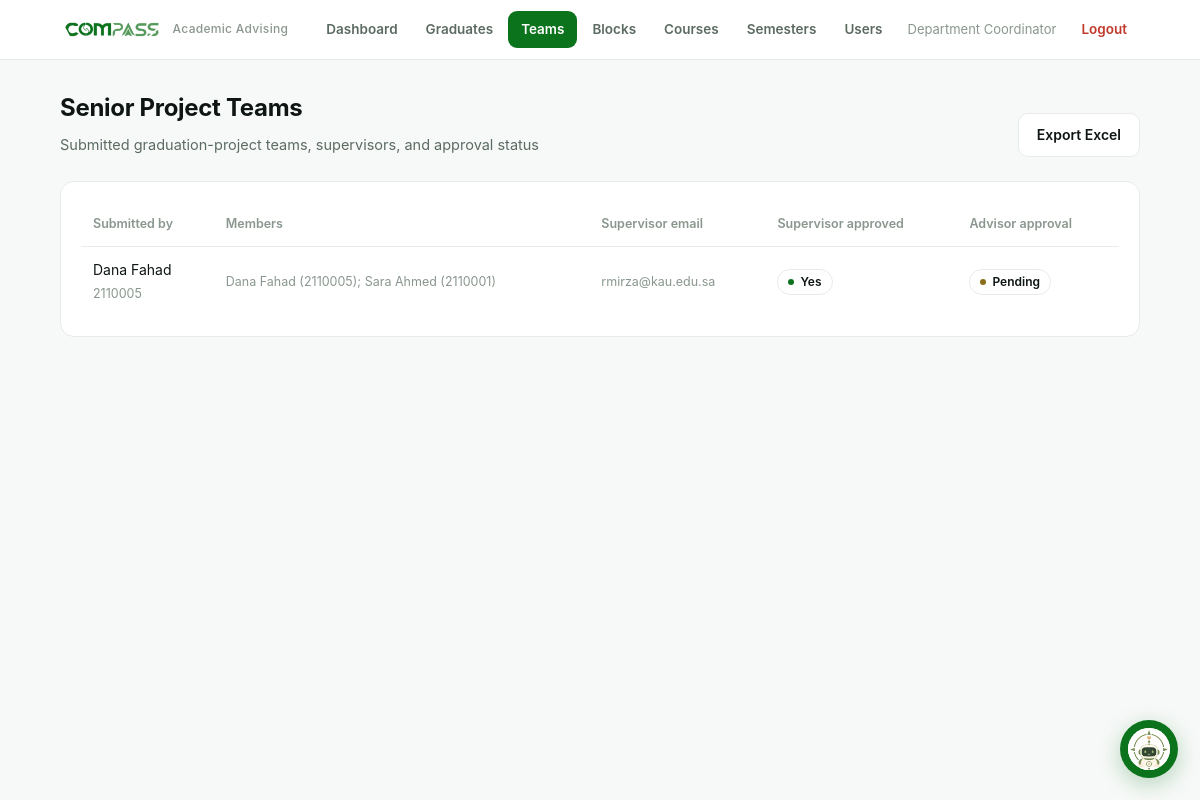
Screenshot of /admin/teams (signed in) with the database file from the repository.
### tables this page shows
CREATE TABLE users (
    id            INTEGER PRIMARY KEY AUTOINCREMENT,
    name          TEXT NOT NULL,
    email         TEXT NOT NULL UNIQUE,
    password_hash TEXT NOT NULL,
    role          TEXT NOT NULL CHECK(role IN ('student','advisor','admin'))
);

CREATE TABLE sp_teams (
    id                  INTEGER PRIMARY KEY AUTOINCREMENT,
    request_id          INTEGER REFERENCES requests(id),
    student_id          INTEGER NOT NULL REFERENCES students(id),
    m1_name TEXT, m1_id TEXT, m1_email TEXT,
    m2_name TEXT, m2_id TEXT, m2_email TEXT,
    m3_name TEXT, m3_id TEXT, m3_email TEXT,
    phone               TEXT,
    supervisor_email    TEXT,
    supervisor_approved INTEGER DEFAULT 0,
    comments            TEXT,
    created_at          TEXT DEFAULT CURRENT_TIMESTAMP
);

CREATE TABLE students (
    id                INTEGER PRIMARY KEY AUTOINCREMENT,
    user_id           INTEGER NOT NULL UNIQUE REFERENCES users(id),
    university_id     TEXT NOT NULL UNIQUE,
    level             INTEGER NOT NULL,
    track             TEXT,
    advisor_id        INTEGER REFERENCES users(id),
    admission_semester TEXT
);

CREATE TABLE requests (
    id           INTEGER PRIMARY KEY AUTOINCREMENT,
    student_id   INTEGER NOT NULL REFERENCES students(id),
    type         TEXT NOT NULL,
    title        TEXT NOT NULL,
    details      TEXT,
    eligible     INTEGER,
    status       TEXT NOT NULL DEFAULT 'pending' CHECK(status IN ('pending','approved','rejected')),
    advisor_note TEXT,
    created_at   TEXT DEFAULT CURRENT_TIMESTAMP
, grad_semester TEXT, block_id INTEGER);

### app.py (the view)
@app.route("/admin/teams")
@login_required("admin")
def admin_teams():
    return render_template("admin_teams.html", rows=teams_rows())

### app.py (called while the page is built)
@app.context_processor
def inject_student_nav():
    active = ENDPOINT_TO_TASK.get(request.endpoint)
    if request.endpoint == "student_task":
        active = request.view_args.get("key")
    if request.endpoint == "student_override":  # waiver shares the merged sidebar item
        active = "schedule_waiver"
    return {"student_tasks": STUDENT_TASKS, "active_task": active}

def current_user():
    uid = session.get("uid")
    if not uid:
        return None
    return get_db().execute("SELECT * FROM users WHERE id=?", (uid,)).fetchone()

@app.context_processor
def inject_user():
    return {"user": current_user()}

def login_required(role=None):
    def deco(view):
        @functools.wraps(view)
        def wrapped(*args, **kwargs):
            u = current_user()
            if not u:
                return redirect(url_for("login"))
            if role and u["role"] != role:
                abort(403)
            return view(*args, **kwargs)
        return wrapped
    return deco

def teams_rows():
    return get_db().execute(
        """SELECT t.*, u.name AS student, s.university_id, a.name AS advisor,
                  r.status AS req_status, r.advisor_note
           FROM sp_teams t
           JOIN students s ON s.id=t.student_id
           JOIN users u ON u.id=s.user_id
           LEFT JOIN users a ON a.id=s.advisor_id
           LEFT JOIN requests r ON r.id=t.request_id
           ORDER BY t.id DESC""").fetchall()

### db.py (called while the page is built)
def get_db():
    conn = sqlite3.connect(DB_PATH)
    conn.row_factory = sqlite3.Row
    conn.execute("PRAGMA foreign_keys = ON")
    return conn

### templates/admin_teams.html (shortened to what this page needs)
{% extends "base.html" %}
{% block content %}
<div style="display:flex; justify-content:space-between; align-items:center; flex-wrap:wrap; gap:10px">
  <div>
    <h1 class="page-title">Senior Project Teams</h1>
    <p class="page-sub">Submitted graduation-project teams, supervisors, and approval status</p>
  </div>
  <a class="btn ghost" href="{{ url_for('admin_teams_export') }}">Export Excel</a>
</div>
{% if rows %}
<div class="card table-wrap">
  <table>
    <thead>
      <tr><th>Submitted by</th><th>Members</th><th>Supervisor email</th>
          <th>Supervisor approved</th><th>Advisor approval</th></tr>
    </thead>
    <tbody>
      {% for r in rows %}
      <tr>
        <td>{{ r['student'] }}<br><span class="mini">{{ r['university_id'] }}</span></td>
        <td class="mini">
          {{ r['m1_name'] }} ({{ r['m1_id'] }});
          {{ r['m2_name'] }} ({{ r['m2_id'] }}){% if r['m3_name'] %}; {{ r['m3_name'] }} ({{ r['m3_id'] }}){% endif %}
        </td>
        <td class="mini">{{ r['supervisor_email'] }}</td>
        <td>{% if r['supervisor_approved'] %}<span class="badge approved">Yes</span>
            {% else %}<span class="badge pending">Pending</span>{% endif %}</td>
        <td><span class="badge {{ r['req_status'] }}">{{ STATUS_AR[r['req_status']] if r['req_status'] else '—' }}</span></td>
      </tr>
      {% endfor %}
    </tbody>
  </table>
</div>
{% else %}
<div class="card center mini">No teams submitted yet.</div>
{% endif %}
{% endblock %}

### templates/base.html (shortened to what this page needs)
<!doctype html>
<html lang="en">
<head>
  <link rel="stylesheet" href="{{ url_for('static', filename='styles.css') }}?v=10">
</head>
<body>
  {% if user %}
  <header class="topbar">
    <div class="topbar-inner">
      <a class="brand" href="{{ url_for('about') }}">
        <img src="{{ url_for('static', filename='logo.png') }}" alt="COMPASS">
        <span class="sub">Academic Advising</span>
      </a>
      <nav class="nav">
        {% set ep = request.endpoint %}
        {% if user['role'] == 'advisor' %}
          <a href="{{ url_for('advisor_students') }}" class="{{ 'active' if ep=='advisor_students' }}">My Students</a>
          <a href="{{ url_for('advisor_approvals') }}" class="{{ 'active' if ep=='advisor_approvals' }}">Approvals</a>
          <a href="{{ url_for('advisor_requests') }}" class="{{ 'active' if ep=='advisor_requests' }}">Requests</a>
          <a href="{{ url_for('advisor_stats') }}" class="{{ 'active' if ep in ['advisor_stats','advisor_stats_course'] }}">Statistics</a>
        {% elif user['role'] == 'admin' %}
          <a href="{{ url_for('admin_home') }}" class="{{ 'active' if ep=='admin_home' }}">Dashboard</a>
          <a href="{{ url_for('admin_graduates') }}" class="{{ 'active' if ep=='admin_graduates' }}">Graduates</a>
          <a href="{{ url_for('admin_teams') }}" class="{{ 'active' if ep=='admin_teams' }}">Teams</a>
          <a href="{{ url_for('admin_blocks') }}" class="{{ 'active' if ep=='admin_blocks' }}">Blocks</a>
          <a href="{{ url_for('admin_courses') }}" class="{{ 'active' if ep=='admin_courses' }}">Courses</a>
          <a href="{{ url_for('admin_semesters') }}" class="{{ 'active' if ep=='admin_semesters' }}">Semesters</a>
          <a href="{{ url_for('admin_users') }}" class="{{ 'active' if ep=='admin_users' }}">Users</a>
        {% endif %}
        <span class="who">{{ user['name'] }}</span>
        <a href="{{ url_for('logout') }}" class="logout">Logout</a>
      </nav>
    </div>
  </header>
  {% endif %}
  {% if user and user['role'] == 'student' %}
  <div class="shell">
    <aside class="sidebar">
      <div class="sidebar-title">My Tasks</div>
      {% for sec in student_tasks %}
        {% set sec_open = active_task in (sec['items'] | map(attribute='key') | list) %}
        <div class="side-group {{ 'open' if sec_open }}">
          <button type="button" class="side-section" onclick="this.parentElement.classList.toggle('open')">
            <span>{{ sec['section'] }}</span><span class="chev">›</span>
          </button>
          <div class="side-items">
            {% for it in sec['items'] %}
              {% set href = url_for(it['endpoint']) if it['endpoint'] else url_for('student_task', key=it['key']) %}
              <a class="side-link {{ 'active' if active_task == it['key'] }}" href="{{ href }}">
                <span class="lbl">{{ it['label'] }}</span>
                {% if it['status'] == 'soon' %}<span class="soon-dot">Soon</span>{% endif %}
              </a>
            {% endfor %}
          </div>
        </div>
      {% endfor %}
    </aside>
    <main class="content">
      {% with messages = get_flashed_messages(with_categories=true) %}
        {% for category, msg in messages %}<div class="flash {{ category }}">{{ msg }}</div>{% endfor %}
      {% endwith %}
      {% block student_content %}{% endblock %}
    </main>
  </div>
  {% else %}
  <main class="container">
    {% block content %}{% endblock %}
  </main>
  {% endif %}
  {% include '_bot.html' %}
</body>
</html>

### static/styles.css (style rules this page uses)
:root { --ink:#0e1512; --muted:#5c6b62; --faint:#8a978e; --line:#e7ece8; --bg:#f7f9f8; --white:#ffffff; --panel:#f2f6f3; --accent:#0b731c; --accent-2:#159a2b; --accent-soft:#eaf6ec; --blue:#2c5aa0; --blue-bg:#eef2fb; --purple:#6b3fa0; --purple-bg:#f4eefb; --amber:#8a6d1a; --amber-bg:#f7f0dd; --danger:#c0392b; --danger-bg:#fdecea; --radius:14px; --mono:"SF Mono",ui-monospace,"JetBrains Mono",Menlo,monospace; }
* { box-sizing:border-box }
html,body { margin:0;padding:0 }
body { font-family:"Inter","Segoe UI",Tahoma,-apple-system,Arial,sans-serif; background:var(--bg);color:var(--ink);line-height:1.7;direction:ltr; -webkit-font-smoothing:antialiased; }
a { color:var(--accent);text-decoration:none }
.topbar { background:rgba(255,255,255,.92);backdrop-filter:blur(8px); border-bottom:1px solid var(--line);position:sticky;top:0;z-index:20 }
.topbar-inner { max-width:1120px;margin:0 auto;padding:11px 20px; display:flex;align-items:center;gap:16px;flex-wrap:wrap }
.brand { display:flex;align-items:center;gap:9px;font-weight:700;letter-spacing:.3px }
.brand img { height:22px }
.brand .sub { font-size:12px;color:var(--faint);font-weight:500 }
.nav { display:flex;gap:2px;flex-wrap:wrap;margin-inline-start:auto;align-items:center }
.nav a { padding:7px 13px;border-radius:9px;font-size:13.5px;font-weight:600;color:var(--muted) }
.nav a.active { background:var(--accent);color:#fff }
.nav .who { font-size:13px;color:var(--faint);padding:7px 10px }
.nav .logout { color:var(--danger) }
.container { max-width:1120px;margin:0 auto;padding:28px 20px 64px }
.page-title { font-size:24px;font-weight:750;letter-spacing:-.3px;margin:0 0 4px }
.page-sub { color:var(--muted);margin:0 0 24px;font-size:14.5px }
.card { background:var(--white);border:1px solid var(--line);border-radius:var(--radius); padding:20px;margin-bottom:16px }
table { width:100%;border-collapse:collapse;font-size:14px }
th,td { padding:11px 12px;text-align:left;border-bottom:1px solid var(--line) }
th { background:transparent;color:var(--faint);font-weight:600;font-size:12.5px; border-bottom:1px solid var(--line) }
tbody tr:last-child td { border-bottom:none }
.table-wrap { overflow-x:auto }
.badge { display:inline-flex;align-items:center;gap:6px;padding:2px 10px;border-radius:999px; font-size:12px;font-weight:600;background:transparent;color:var(--ink);border:1px solid var(--line) }
.badge::before { content:"";width:6px;height:6px;border-radius:50%;background:var(--faint);flex:0 0 auto }
.badge.pending::before { background:var(--amber) }
.badge.approved::before { background:var(--accent) }
.btn { display:inline-block;padding:9px 18px;border-radius:10px;border:none; background:var(--accent);color:#fff;font-weight:600;font-size:14px;cursor:pointer; font-family:inherit;transition:.15s }
.btn.ghost { background:#fff;color:var(--ink);border:1px solid var(--line) }
.mini { font-size:12.5px;color:var(--faint) }

### rows the page displays
users: name "Department Coordinator"
sp_teams: student "Dana Fahad", university_id "2110005", m1_name "Dana Fahad", m1_id "2110005", m2_name "Sara Ahmed", m2_id "2110001", supervisor_email "rmirza@kau.edu.sa", supervisor_approved "Yes"
requests: status "Pending"
